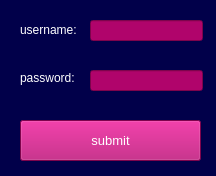
<?xml version="1.0" encoding="UTF-8"?>
<ui version="4.0">
 <class>login</class>
 <widget class="QWidget" name="login">
  <property name="geometry">
   <rect>
    <x>0</x>
    <y>0</y>
    <width>216</width>
    <height>176</height>
   </rect>
  </property>
  <property name="windowTitle">
   <string>Form</string>
  </property>
  <property name="styleSheet">
   <string notr="true">QWidget{
	color: rgb(255, 255, 255);
	 background-color:#01004a;
}

QPushButton{
	background-color:#b0046b;
}
QPushButton::hover{
	background-color:#780148;
}
QLineEdit{
	background-color:#b0046b;
}
QTableWidget{
	background-color:#f0249e;
	border-color: rgb(255, 0, 166);
}

QTableWidget:hover{
	background-color:#ba0772;
}</string>
  </property>
  <widget class="QLabel" name="label">
   <property name="geometry">
    <rect>
     <x>20</x>
     <y>20</y>
     <width>71</width>
     <height>20</height>
    </rect>
   </property>
   <property name="text">
    <string>username:</string>
   </property>
  </widget>
  <widget class="QLabel" name="label_2">
   <property name="geometry">
    <rect>
     <x>20</x>
     <y>70</y>
     <width>61</width>
     <height>16</height>
    </rect>
   </property>
   <property name="text">
    <string>password:</string>
   </property>
  </widget>
  <widget class="QLineEdit" name="lineEdit">
   <property name="geometry">
    <rect>
     <x>90</x>
     <y>20</y>
     <width>113</width>
     <height>21</height>
    </rect>
   </property>
  </widget>
  <widget class="QLineEdit" name="lineEdit_2">
   <property name="geometry">
    <rect>
     <x>90</x>
     <y>70</y>
     <width>113</width>
     <height>21</height>
    </rect>
   </property>
  </widget>
  <widget class="QPushButton" name="pushButton">
   <property name="geometry">
    <rect>
     <x>20</x>
     <y>120</y>
     <width>181</width>
     <height>41</height>
    </rect>
   </property>
   <property name="font">
    <font>
     <pointsize>10</pointsize>
    </font>
   </property>
   <property name="text">
    <string>submit</string>
   </property>
  </widget>
 </widget>
 <resources/>
 <connections/>
</ui>
